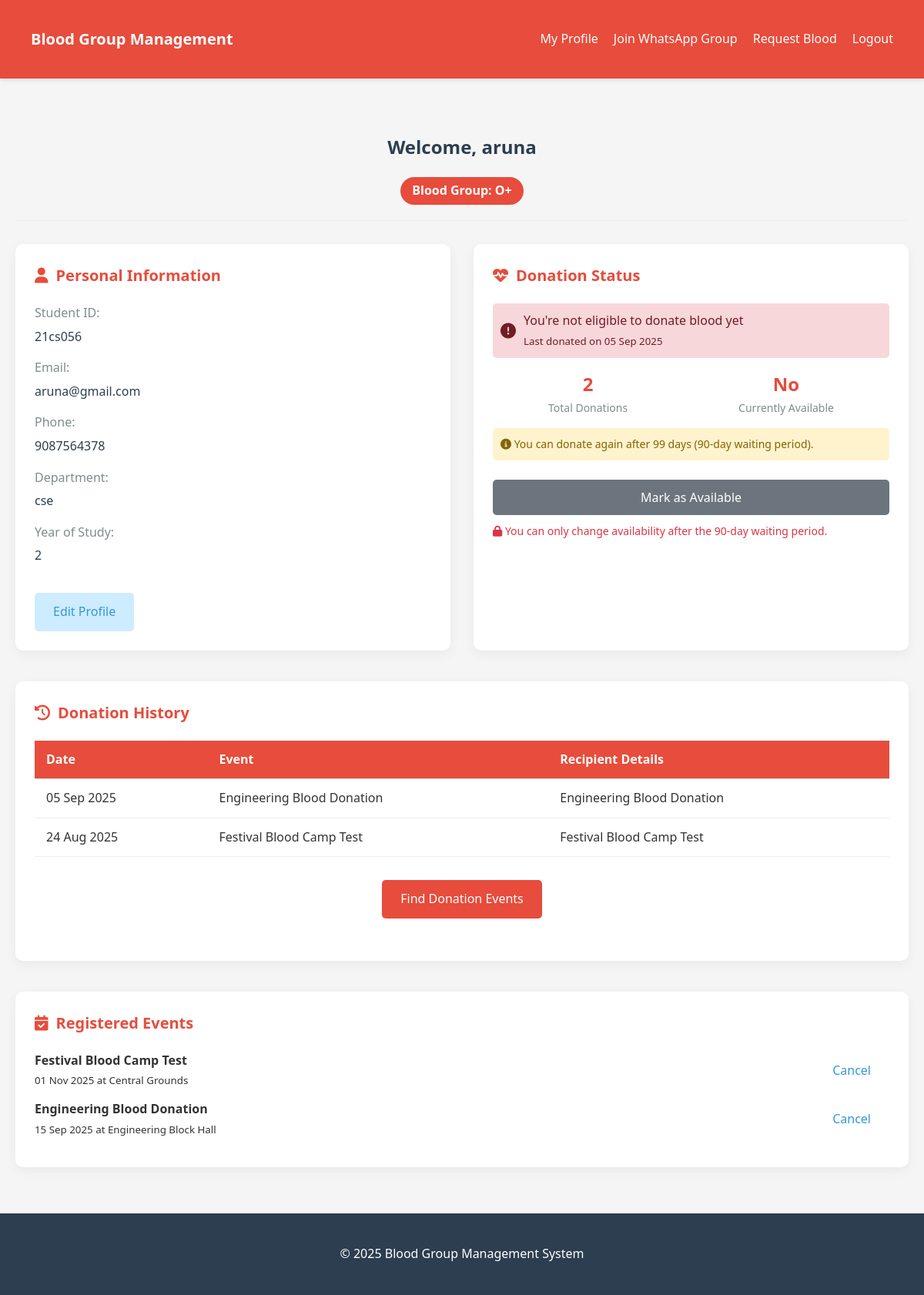
Screenshot of /student/profile.php (signed in) with the database file from the repository.
### tables this page shows
CREATE TABLE `students` (
  `id` int(11) NOT NULL,
  `student_id` varchar(20) NOT NULL,
  `full_name` varchar(100) NOT NULL,
  `email` varchar(100) NOT NULL,
  `phone` varchar(15) NOT NULL,
  `blood_group` enum('A+','A-','B+','B-','AB+','AB-','O+','O-') NOT NULL,
  `department` varchar(50) NOT NULL,
  `year_of_study` int(11) NOT NULL,
  `last_donation_date` date DEFAULT NULL,
  `is_available` tinyint(1) DEFAULT 1,
  `password` varchar(255) NOT NULL,
  `created_at` timestamp NOT NULL DEFAULT current_timestamp()
);

CREATE TABLE `donations` (
  `id` int(11) NOT NULL,
  `donor_id` int(11) NOT NULL,
  `donation_date` date NOT NULL,
  `recipient_details` text DEFAULT NULL,
  `event_name` varchar(100) DEFAULT NULL,
  `event_id` int(11) DEFAULT NULL,
  `request_id` int(11) DEFAULT NULL
);

CREATE TABLE `donation_events` (
  `id` int(11) NOT NULL,
  `event_name` varchar(100) NOT NULL,
  `event_date` date NOT NULL,
  `start_time` time NOT NULL,
  `end_time` time NOT NULL,
  `location` varchar(255) NOT NULL,
  `target_donors` int(11) NOT NULL,
  `target_blood_groups` varchar(100) DEFAULT NULL,
  `target_departments` varchar(255) DEFAULT NULL,
  `description` text DEFAULT NULL,
  `created_at` timestamp NOT NULL DEFAULT current_timestamp(),
  `updated_at` timestamp NOT NULL DEFAULT current_timestamp() ON UPDATE current_timestamp()
);

### student/profile.php (the view, shortened to what this page needs)
<?php
require_once '../includes/sync_last_donation.php';
try {
    $stmt = $pdo->prepare("SELECT * FROM students WHERE student_id = ?");
    $stmt->execute([$_SESSION['student_id']]);
    $student = $stmt->fetch(PDO::FETCH_ASSOC);
    $eligible = true;
    $remaining_days = 0;
    if (!empty($student['last_donation_date'])) {
        $lastDonation = new DateTime($student['last_donation_date']);
        $today = new DateTime();
        $interval = $today->diff($lastDonation);
        $daysPassed = (int)$interval->format('%r%a');
        if ($daysPassed < 90) {
            $eligible = false;
            $remaining_days = 90 - $daysPassed;
        } else {
            if (!$student['is_available']) {
                $updateStmt = $pdo->prepare("UPDATE students SET is_available = 1 WHERE id = ?");
                $updateStmt->execute([$student['id']]);
                $student['is_available'] = 1;
            }
        }
    }
    $donation_stmt = $pdo->prepare("SELECT * FROM donations WHERE donor_id = ? ORDER BY donation_date DESC");
    $donation_stmt->execute([$student['id']]);
    $donations = $donation_stmt->fetchAll(PDO::FETCH_ASSOC);
    $registeredEventsStmt = $pdo->prepare("
        SELECT de.*
        FROM donation_events de
        INNER JOIN event_registrations er ON de.id = er.event_id
        WHERE er.student_id = ?
        ORDER BY de.event_date DESC
    ");
    $registeredEventsStmt->execute([$student['id']]);
    $registeredEvents = $registeredEventsStmt->fetchAll(PDO::FETCH_ASSOC);
} catch (PDOException $e) {
    $_SESSION['error'] = "Database error: " . $e->getMessage();
    header("Location: login.php");
    exit();
}
?>
<!DOCTYPE html>
<html lang="en">
    <head>
        <link rel="stylesheet" href="https://cdnjs.cloudflare.com/ajax/libs/font-awesome/6.5.0/css/all.min.css">
        <link rel="stylesheet" href="/blood/assets/css/style.css">
        <link rel="stylesheet" href="/blood/assets/css/profile.css">
    </head>
<body>
    <header>
        <div class="container">
            <div class="header-content">
                <div class="logo">
                    <h1>Blood Group Management</h1>
                </div>
                <nav class="nav-menu">
                    <ul>
                        <li><a href="/blood/student/profile.php" class="active">My Profile</a></li>
                        <li><a href="/blood/index.php">Join WhatsApp Group</a></li>
                        <li><a href="/blood/student/request-blood.php">Request Blood</a></li>
                        <li><a href="/blood/student/logout.php">Logout</a></li>
                    </ul>
                </nav>
            </div>
        </div>
    </header>
    <main class="container">
        <div class="profile-header">
            <h2>Welcome, <?php echo htmlspecialchars($student['full_name']); ?></h2>
            <div class="blood-group-badge">
                Blood Group: <span><?php echo htmlspecialchars($student['blood_group']); ?></span>
            </div>
        </div>
        <div class="profile-grid">
            <div class="profile-card">
                <h3><i class="fas fa-user"></i> Personal Information</h3>
                <div class="info-group">
                    <label>Student ID:</label>
                    <p><?php echo htmlspecialchars($student['student_id']); ?></p>
                </div>
                <div class="info-group">
                    <label>Email:</label>
                    <p><?php echo htmlspecialchars($student['email']); ?></p>
                </div>
                <div class="info-group">
                    <label>Phone:</label>
                    <p><?php echo htmlspecialchars($student['phone']); ?></p>
                </div>
                <div class="info-group">
                    <label>Department:</label>
                    <p><?php echo htmlspecialchars($student['department']); ?></p>
                </div>
                <div class="info-group">
                    <label>Year of Study:</label>
                    <p><?php echo htmlspecialchars($student['year_of_study']); ?></p>
                </div>
                <a href="edit_profile.php" class="btn btn-edit">Edit Profile</a>
            </div>
            <div class="profile-card">
                <h3><i class="fas fa-heartbeat"></i> Donation Status</h3>
                <div class="donation-status">
                    <?php if($eligible): ?>
                        <div class="status-available">
                            <i class="fas fa-check-circle"></i>
                            <div>
                                <p>You're eligible to donate blood</p>
                                <?php if($student['last_donation_date']): ?>
                                    <small>Last donated on <?php echo date('d M Y', strtotime($student['last_donation_date'])); ?></small>
                                <?php else: ?>
                                    <small>No donation record found</small>
                                <?php endif; ?>
                            </div>
                        </div>
                    <?php else: ?>
                        <div class="status-not-available">
                            <i class="fas fa-exclamation-circle"></i>
                            <div>
                                <p>You're not eligible to donate blood yet</p>
                                <?php if($student['last_donation_date']): ?>
                                    <small>Last donated on <?php echo date('d M Y', strtotime($student['last_donation_date'])); ?></small>
                                <?php endif; ?>
                            </div>
                        </div>
                    <?php endif; ?>
                    <div class="donation-info">
                        <div class="info-item">
                            <span class="count"><?php echo count($donations); ?></span>
                            <span class="label">Total Donations</span>
                        </div>
                        <div class="info-item">
                            <span class="count availability-status">
                                <?php echo $student['is_available'] ? 'Yes' : 'No'; ?>
                            </span>
                            <span class="label">Currently Available</span>
                        </div>
                    </div>
                    <div class="eligibility-info <?php echo $eligible ? 'eligibility-eligible' : 'eligibility-not-eligible'; ?>">
                        <i class="fas fa-info-circle"></i>
                        <?php if($eligible): ?>
                            You can donate blood. The 90-day waiting period has passed.
                        <?php else: ?>
                            You can donate again after <?php echo $remaining_days; ?> days (90-day waiting period).
                        <?php endif; ?>
                    </div>
                </div>
                <button class="btn btn-primary toggle-availability"
                    data-available="<?php echo $student['is_available'] ? '1' : '0'; ?>"
                    <?php echo !$eligible ? 'disabled' : ''; ?>>
                    <?php echo $student['is_available'] ? 'Mark as Unavailable' : 'Mark as Available'; ?>
                </button>
                <?php if(!$eligible): ?>
                    <p style="color:#dc3545; margin-top:10px; font-size: 14px;">
                        <i class="fas fa-lock"></i> You can only change availability after the 90-day waiting period.
                    </p>
                <?php endif; ?>
            </div>
        </div>
        <div class="donation-history">
            <h3><i class="fas fa-history"></i> Donation History</h3>
            <?php if(count($donations) > 0): ?>
                <div class="table-responsive">
                    <table class="donation-table">
                        <thead>
                            <tr>
                                <th>Date</th>
                                <th>Event</th>
                                <th>Recipient Details</th>
                            </tr>
                        </thead>
                        <tbody>
                            <?php foreach($donations as $donation): ?>
                            <tr>
                                <td><?php echo date('d M Y', strtotime($donation['donation_date'])); ?></td>
                                <td><?php echo htmlspecialchars($donation['event_name'] ?? 'Regular Donation'); ?></td>
                                <td>
                                    <?php
                                    $eventName = !empty($donation['event_name']) ? htmlspecialchars($donation['event_name']) : '';
                                    $recipient = !empty($donation['recipient_details']) ? htmlspecialchars($donation['recipient_details']) : '';
                                    if ($eventName && $recipient) {
                                        echo $eventName . " - " . $recipient;
                                    } elseif ($eventName) {
                                        echo $eventName;
                                    } elseif ($recipient) {
                                        echo $recipient;
                                    } else {
                                        echo "N/A";
                                    }
                                    ?>
                                </td>
                            </tr>
                            <?php endforeach; ?>
                        </tbody>
                    </table>
                    <div class="no-donations">
                        <?php if(count($donations) > 0): ?>
                        <a href="/blood/student/student_events.php" class="btn btn-primary" style='color:white'>Find Donation Events</a>
                        <?php endif; ?>
                    </div>
                </div>
            <?php endif; ?>
        </div>
        <div class="profile-card">
            <h3><i class="fas fa-calendar-check"></i> Registered Events</h3>
            <?php if (count($registeredEvents) > 0): ?>
                <ul class="registered-events-list" style="padding-left: 0; list-style: none;">
                    <?php foreach ($registeredEvents as $event): ?>
                        <li style="margin-bottom: 12px; display: flex; justify-content: space-between; align-items: center;">
                            <div>
                                <strong><?php echo htmlspecialchars($event['event_name']); ?></strong><br>
                                <small>
                                    <?php echo date('d M Y', strtotime($event['event_date'])); ?> at <?php echo htmlspecialchars($event['location']); ?>
                                </small>
                            </div>
                            <a href="/blood/student/register_event.php?event_id=<?php echo $event['id']; ?>" class="btn btn-danger btn-sm" style="white-space: nowrap;">
                                Cancel
                            </a>
                        </li>
                    <?php endforeach; ?>
                </ul>
            <?php else: ?>
                <p>You have not registered for any events yet.</p>
                <a href="/blood/student/student_events.php" class="btn btn-primary">Find Events</a>
            <?php endif; ?>
        </div>
    </main>
    <footer>
        <div class="container">
            <p>&copy; <?php echo date('Y'); ?> Blood Group Management System</p>
        </div>
    </footer>
</body>
</html>

### assets/css/style.css (style rules this page uses)
:root { --primary-color: #e74c3c; --secondary-color: #3498db; --dark-color: #2c3e50; --light-color: #ecf0f1; --success-color: #2ecc71; --danger-color: #e74c3c; --warning-color: #f39c12; --info-color: #3498db; }
* { margin: 0; padding: 0; box-sizing: border-box; font-family: 'Segoe UI', Tahoma, Geneva, Verdana, sans-serif; }
body { background-color: #f5f5f5; color: #333; line-height: 1.6; }
a { text-decoration: none; color: var(--secondary-color); }
.container { max-width: 100%; margin: 0 auto; padding: 20px; }
header { background-color: var(--primary-color); color: white; padding: 15px 0; box-shadow: 0 2px 5px rgba(0,0,0,0.1); }
.logo { font-size: 24px; font-weight: bold; }
.logo h1 { font-size: 20px; font-weight: bold; }
.nav-menu ul { display: flex; list-style: none; }
.nav-menu ul li { margin-left: 20px; }
.nav-menu ul li a { color: white; font-weight: 500; }
button { background-color: var(--primary-color); color: white; border: none; padding: 12px 20px; border-radius: 4px; cursor: pointer; font-size: 16px; font-weight: 500; width: 100%; transition: background-color 0.3s; }
table { width: 100%; border-collapse: collapse; }
th, td { padding: 12px 15px; text-align: left; border-bottom: 1px solid #ddd; }
th { background-color: var(--primary-color); color: white; }
footer { background-color: var(--dark-color); color: white; text-align: center; padding: 20px 0; margin-top: 40px; }
.btn { display: inline-block; padding: 12px 24px; border-radius: 5px; font-weight: 500; text-align: center; cursor: pointer; transition: all 0.3s; border: none; font-size: 16px; }
.btn-primary { background-color: var(--primary-color); color: white; border: none; }
.header-content { display: flex; justify-content: space-between; align-items: center; max-width: 1200px; margin: 0 auto; padding: 0 20px; }

### assets/css/profile.css (style rules this page uses)
.profile-header { text-align: center; margin: 30px 0; padding: 20px 0; border-bottom: 1px solid #eee; }
.profile-header h2 { color: #2c3e50; margin-bottom: 10px; }
.blood-group-badge { display: inline-block; background-color: #e74c3c; color: white; padding: 5px 15px; border-radius: 20px; font-weight: bold; margin-top: 10px; }
.profile-grid { display: grid; grid-template-columns: repeat(auto-fit, minmax(300px, 1fr)); gap: 30px; margin-bottom: 40px; }
.profile-card { background: white; border-radius: 10px; padding: 25px; box-shadow: 0 5px 15px rgba(0,0,0,0.05); }
.profile-card h3 { color: #e74c3c; margin-bottom: 20px; font-size: 20px; display: flex; align-items: center; gap: 10px; }
.info-group { margin-bottom: 15px; }
.info-group label { font-weight: 500; color: #7f8c8d; display: block; margin-bottom: 5px; }
.info-group p { color: #2c3e50; font-size: 16px; }
.btn-edit { background-color: #ceecff; margin-top: 20px; }
.donation-status { margin-bottom: 25px; }
.donation-info { display: flex; justify-content: space-around; text-align: center; }
.info-item { display: flex; flex-direction: column; }
.info-item .count { font-size: 24px; font-weight: bold; color: #e74c3c; }
.info-item .label { font-size: 14px; color: #7f8c8d; }
.donation-history { background: white; border-radius: 10px; padding: 25px; box-shadow: 0 5px 15px rgba(0,0,0,0.05); margin-bottom: 40px; }
.donation-history h3 { color: #e74c3c; margin-bottom: 20px; font-size: 20px; display: flex; align-items: center; gap: 10px; }
.donation-table { width: 100%; border-collapse: collapse; }
.donation-table th { background-color: #e74c3c; color: white; padding: 12px 15px; text-align: left; }
.donation-table td { padding: 12px 15px; border-bottom: 1px solid #eee; }
.no-donations { text-align: center; padding: 30px; color: #7f8c8d; }

### rows the page displays
students: full_name "aruna", blood_group "O+", student "21cs056", email "aruna@gmail.com", phone "9087564378", department "cse", year_of_study "2", last_donation_date "05 Sep 2025", last_donation_date "99"
donations: donation_date "05 Sep 2025", event_name "Engineering Blood Donation"
donations: donation_date "24 Aug 2025", event_name "Festival Blood Camp Test"
donation_events: event_name "Festival Blood Camp Test", event_date "01 Nov 2025", location "Central Grounds"
donation_events: event_name "Engineering Blood Donation", event_date "15 Sep 2025", location "Engineering Block Hall"

### other values shown
count($donations) "2"
